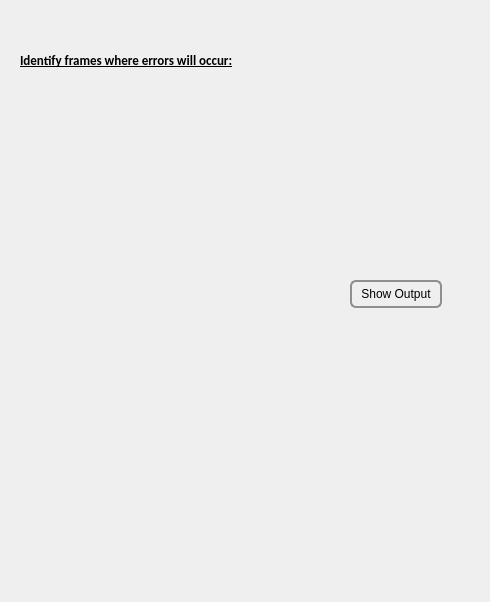
<?xml version="1.0" encoding="UTF-8"?>
<ui version="4.0">
 <class>InputFramesWindow</class>
 <widget class="QWidget" name="InputFramesWindow">
  <property name="geometry">
   <rect>
    <x>0</x>
    <y>0</y>
    <width>490</width>
    <height>602</height>
   </rect>
  </property>
  <property name="sizePolicy">
   <sizepolicy hsizetype="Preferred" vsizetype="Expanding">
    <horstretch>0</horstretch>
    <verstretch>0</verstretch>
   </sizepolicy>
  </property>
  <property name="windowTitle">
   <string>Form</string>
  </property>
  <widget class="QLabel" name="label">
   <property name="geometry">
    <rect>
     <x>20</x>
     <y>40</y>
     <width>301</width>
     <height>41</height>
    </rect>
   </property>
   <property name="font">
    <font>
     <family>Calibri</family>
     <pointsize>10</pointsize>
     <weight>75</weight>
     <bold>true</bold>
     <underline>true</underline>
    </font>
   </property>
   <property name="text">
    <string>Identify frames where errors will occur:</string>
   </property>
  </widget>
  <widget class="QWidget" name="verticalLayoutWidget">
   <property name="geometry">
    <rect>
     <x>20</x>
     <y>90</y>
     <width>261</width>
     <height>471</height>
    </rect>
   </property>
   <layout class="QVBoxLayout" name="mainVL">
    <property name="sizeConstraint">
     <enum>QLayout::SetNoConstraint</enum>
    </property>
   </layout>
  </widget>
  <widget class="QPushButton" name="showOutputPB">
   <property name="enabled">
    <bool>true</bool>
   </property>
   <property name="geometry">
    <rect>
     <x>320</x>
     <y>280</y>
     <width>122</width>
     <height>28</height>
    </rect>
   </property>
   <property name="styleSheet">
    <string notr="true">QPushButton {
    border: 2px solid #8f8f91;
	padding: 4px;
    border-radius:  6px;
    background-color: qlineargradient(x1: 0, y1: 0, x2: 0, y2: 1,
                                      stop: 0 #f6f7fa, stop: 1 #dadbde);
	font: large &quot;Arial&quot;;
	margin-left: 30px;
    min-width: 80px;
}

QPushButton:pressed {
    background-color: qlineargradient(x1: 0, y1: 0, x2: 0, y2: 1,
                                      stop: 0 #dadbde, stop: 1 #f6f7fa);
}

QPushButton:flat {
    border: none;
}

QPushButton:default {
    border-color: navy;
}
</string>
   </property>
   <property name="text">
    <string>Show Output</string>
   </property>
  </widget>
 </widget>
 <resources/>
 <connections/>
</ui>
